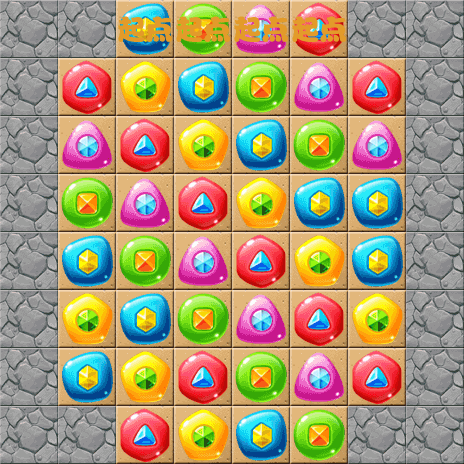

This game map was drawn from its Tiled (.tmx) file and the tilesets committed beside it. A one-line description and the trimmed map source follow:
An orthogonal 8x8 tile map with 58x58 px tiles, 8 tile layers (1-layer, 2-layer, 3-layer, 4-layer, ...).

<map version="1.0" orientation="orthogonal" renderorder="right-down" width="8" height="8" tilewidth="58" tileheight="58">
 <tileset firstgid="1" name="backgroundBlock" tilewidth="58" tileheight="58">
  <image source="backgroundBlock.png" width="348" height="870" />
 </tileset>
 <layer name="1-layer" width="8" height="8">
  <data>[64 cells, 47 non-empty, 1 distinct tile ids]</data>
 </layer>
 <layer name="2-layer" width="8" height="8">
  <data>[64 cells, 58 non-empty, 3 distinct tile ids]</data>
 </layer>
 <layer name="3-layer" width="8" height="8">
  <data>[64 cells, 55 non-empty, 2 distinct tile ids]</data>
 </layer>
 <layer name="4-layer" width="8" height="8">
  <data>[64 cells, 55 non-empty, 1 distinct tile ids]</data>
 </layer>
 <layer name="5-layer" width="8" height="8">
  <data>[64 cells, 64 non-empty, 1 distinct tile ids]</data>
 </layer>
 <layer name="6-layer" width="8" height="8">
  <data>[64 cells, 64 non-empty, 6 distinct tile ids]</data>
 </layer>
 <layer name="7-layer" width="8" height="8">
  <data>[64 cells, 63 non-empty, 1 distinct tile ids]</data>
 </layer>
 <layer name="8-layer" width="8" height="8">
  <data>[64 cells, 63 non-empty, 2 distinct tile ids]</data>
 </layer>
</map>
